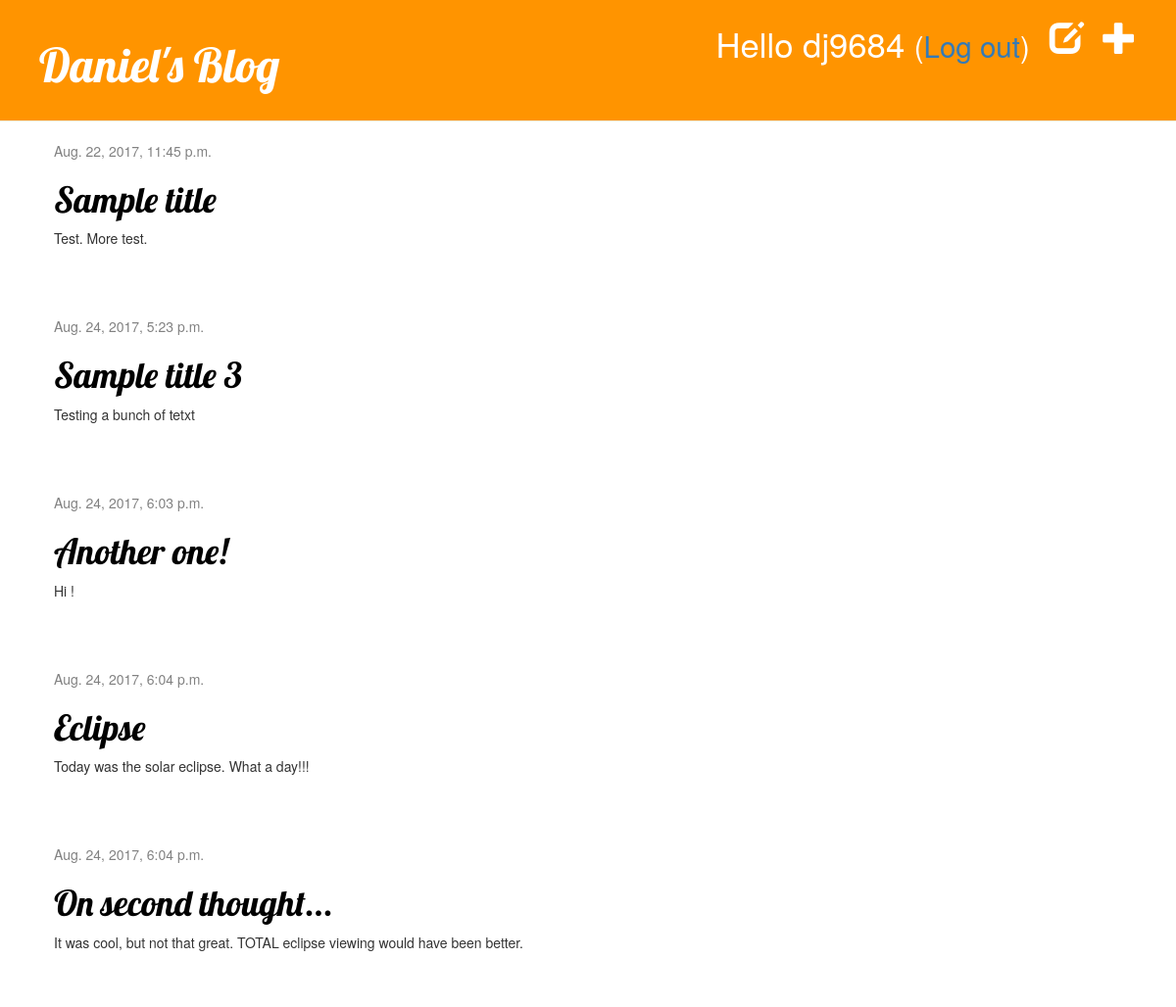
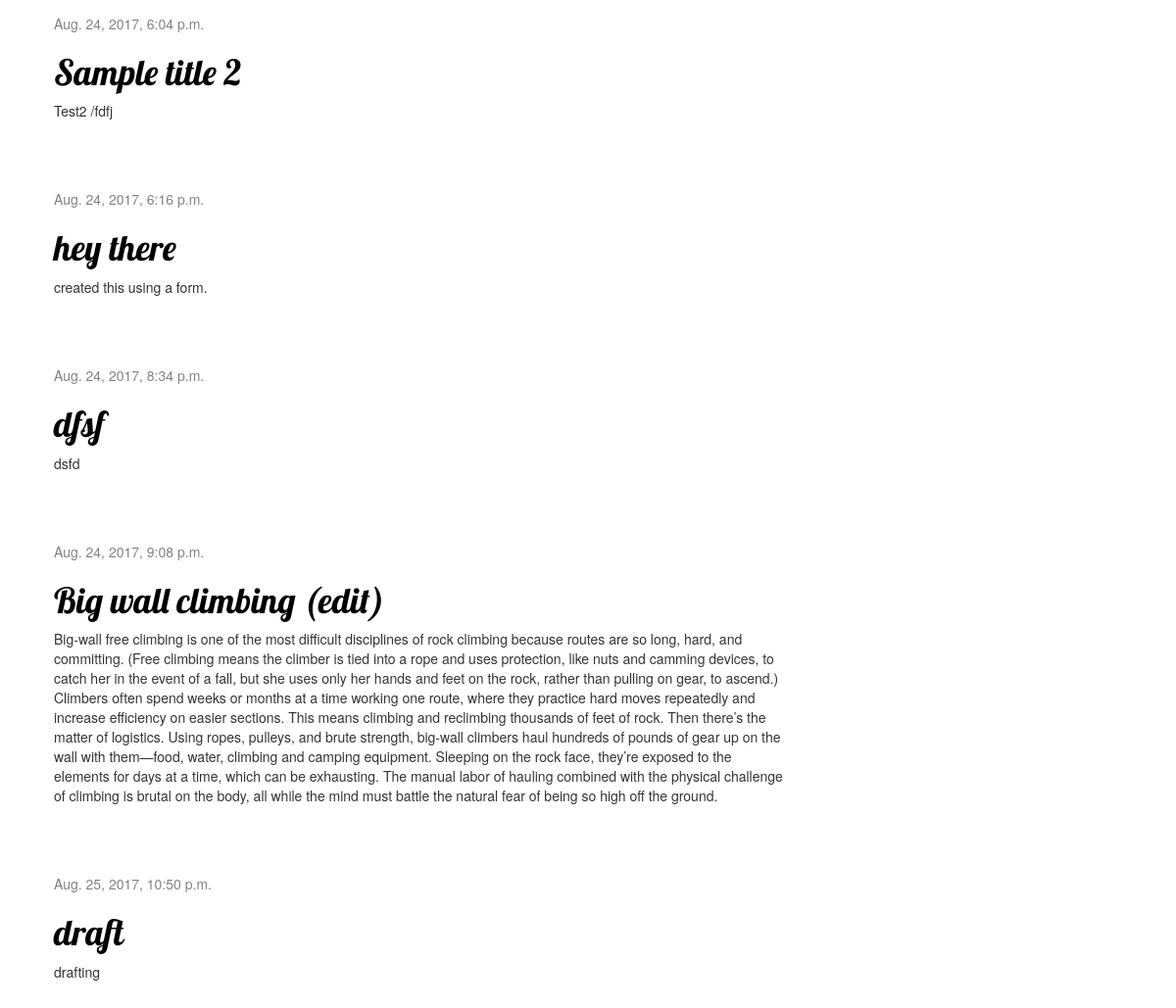
The app's page / (signed in) with its own data (2 pictures, top to bottom).
### blog/models.py (models this page shows, shortened)
class Post(models.Model):
    author = models.ForeignKey('auth.User')
    title = models.CharField(max_length=200)
    text = models.TextField()
    created_date = models.DateTimeField(
            default=timezone.now)
    published_date = models.DateTimeField(
            blank=True, null=True)

### blog/views.py (the view)
# urls.py: url(r'^$', views.post_list, name='post_list'),
def post_list(request):
	posts = Post.objects.filter(published_date__lte=timezone.now()).order_by('published_date')
	posts = Post.objects.order_by('published_date')
	return render(request, 'blog/post_list.html', {'posts': posts})

### blog/templates/blog/post_list.html (shortened to what this page needs)
{% extends 'blog/base.html' %}
{% load staticfiles %}
				{% block content %}
				    {% for post in posts %}
				        <div class="post">
				            <div class="date">
				                {{ post.published_date }}
				            </div>
				            <h1><a href="{% url 'post_detail' pk=post.pk %}">{{ post.title }}</a></h1>
				            <p>{{ post.text|linebreaksbr }}</p>
				        </div>
				    {% endfor %}
				{% endblock %}

### blog/templates/blog/base.html (shortened to what this page needs)
{% load staticfiles %}
<html>
    <head>
        <link rel="stylesheet" href="//maxcdn.bootstrapcdn.com/bootstrap/3.2.0/css/bootstrap.min.css">
        <link rel="stylesheet" href="//maxcdn.bootstrapcdn.com/bootstrap/3.2.0/css/bootstrap-theme.min.css">
        <link rel="stylesheet" href="{% static 'css/blog.css' %}">
    </head>
	<body>
	    <div class="page-header">
	    	{% if user.is_authenticated %}
    			<a href="{% url 'post_new' %}" class="top-menu"><span class="glyphicon glyphicon-plus"></span></a>
    			<a href="{% url 'post_draft_list' %}" class="top-menu"><span class="glyphicon glyphicon-edit"></span></a>
				<p class="top-menu">Hello {{ user.username }} <small>(<a href="{% url 'logout' %}">Log out</a>)</small></p>
			{% else %}
				<a href="{% url 'login' %}" class="top-menu"><span class="glyphicon glyphicon-lock"></span></a>
			{% endif %}
	        <h1><a href="/">Daniel's Blog</a></h1>
	    </div>
	    <div class="content container">
	        <div class="row">
	            <div class="col-md-8">
	            {% block content %}
	            {% endblock %}
	            </div>
	        </div>
	    </div>
	</body>
</html>

### blog/static/css/blog.css (style rules this page uses)
.page-header { background-color: #ff9400; margin-top: 0; padding: 20px 20px 20px 40px; }
.page-header h1, .page-header h1 a, .page-header h1 a:visited, .page-header h1 a:active { color: #ffffff; font-size: 36pt; text-decoration: none; }
.content { margin-left: 40px; }
h1, h2, h3, h4 { font-family: 'Lobster', cursive; }
.date { color: #828282; }
.top-menu, .top-menu:hover, .top-menu:visited { color: #ffffff; float: right; font-size: 26pt; margin-right: 20px; }
.post { margin-bottom: 70px; }
.post h1 a, .post h1 a:visited { color: #000000; }

### records on screen
Post: published_date "Aug. 22, 2017, 11:45 p.m.", title "Sample title", text "Test. More test."
Post: published_date "Aug. 24, 2017, 5:23 p.m.", title "Sample title 3", text "Testing a bunch of tetxt"
Post: published_date "Aug. 24, 2017, 6:03 p.m.", title "Another one!", text "Hi !"
Post: published_date "Aug. 24, 2017, 6:04 p.m.", title "Eclipse", text "Today was the solar eclipse. What a day!!!"
Post: published_date "Aug. 24, 2017, 6:04 p.m.", title "On second thought...", text "It was cool, but not that great. TOTAL eclipse viewing would have been better."
Post: published_date "Aug. 24, 2017, 6:04 p.m.", title "Sample title 2", text "Test2 /fdfj"
Post: published_date "Aug. 24, 2017, 6:16 p.m.", title "hey there", text "created this using a form."
Post: published_date "Aug. 24, 2017, 8:34 p.m.", title "dfsf", text "dsfd"
Post: published_date "Aug. 24, 2017, 9:08 p.m.", title "Big wall climbing (edit)", text "Big-wall free climbing is one of the most difficult disciplines of rock climbing because routes are so long, hard, and committing. (Free climbing means the climber is tied into a rope and uses protection, like nuts and camming devices, to catch her in the event of a fall, but she uses only her hands and feet on the rock, rather than pulling on gear, to ascend.) Climbers often spend weeks or months at a time working one route, where they practice hard moves repeatedly and increase efficiency on easier sections. This means climbing and reclimbing thousands of feet of rock. Then there’s the matter of logistics. Using ropes, pulleys, and brute strength, big-wall climbers haul hundreds of pounds…"
Post: published_date "Aug. 25, 2017, 10:50 p.m.", title "draft", text "drafting"

### other values on screen
{{ user.username }} "dj9684"
